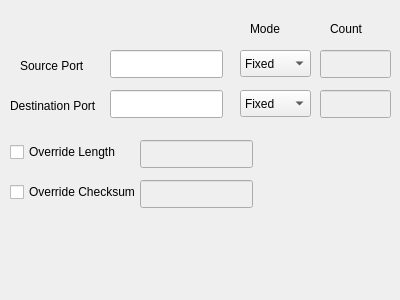
<ui version="4.0" >
 <class>udp</class>
 <widget class="QWidget" name="udp" >
  <property name="geometry" >
   <rect>
    <x>0</x>
    <y>0</y>
    <width>400</width>
    <height>300</height>
   </rect>
  </property>
  <property name="windowTitle" >
   <string>Form</string>
  </property>
  <widget class="QComboBox" name="cmbSrcPortMode" >
   <property name="geometry" >
    <rect>
     <x>240</x>
     <y>50</y>
     <width>71</width>
     <height>27</height>
    </rect>
   </property>
   <item>
    <property name="text" >
     <string>Fixed</string>
    </property>
   </item>
   <item>
    <property name="text" >
     <string>Increment</string>
    </property>
   </item>
   <item>
    <property name="text" >
     <string>Decrement</string>
    </property>
   </item>
   <item>
    <property name="text" >
     <string>Radom</string>
    </property>
   </item>
  </widget>
  <widget class="QLabel" name="label" >
   <property name="geometry" >
    <rect>
     <x>20</x>
     <y>50</y>
     <width>121</width>
     <height>31</height>
    </rect>
   </property>
   <property name="text" >
    <string>Source Port</string>
   </property>
  </widget>
  <widget class="QLabel" name="label_2" >
   <property name="geometry" >
    <rect>
     <x>10</x>
     <y>90</y>
     <width>121</width>
     <height>31</height>
    </rect>
   </property>
   <property name="text" >
    <string>Destination Port</string>
   </property>
  </widget>
  <widget class="QLineEdit" name="leUdpSrcPort" >
   <property name="geometry" >
    <rect>
     <x>110</x>
     <y>50</y>
     <width>113</width>
     <height>28</height>
    </rect>
   </property>
  </widget>
  <widget class="QLineEdit" name="leUdpDstPort" >
   <property name="geometry" >
    <rect>
     <x>110</x>
     <y>90</y>
     <width>113</width>
     <height>28</height>
    </rect>
   </property>
  </widget>
  <widget class="QComboBox" name="cmbDstPortMode" >
   <property name="geometry" >
    <rect>
     <x>240</x>
     <y>90</y>
     <width>71</width>
     <height>27</height>
    </rect>
   </property>
   <item>
    <property name="text" >
     <string>Fixed</string>
    </property>
   </item>
   <item>
    <property name="text" >
     <string>Increment</string>
    </property>
   </item>
   <item>
    <property name="text" >
     <string>Decrement</string>
    </property>
   </item>
   <item>
    <property name="text" >
     <string>Radom</string>
    </property>
   </item>
  </widget>
  <widget class="QCheckBox" name="cbUdpLengthOverride" >
   <property name="geometry" >
    <rect>
     <x>10</x>
     <y>140</y>
     <width>111</width>
     <height>24</height>
    </rect>
   </property>
   <property name="text" >
    <string>Override Length</string>
   </property>
  </widget>
  <widget class="QLineEdit" name="leUdpLength" >
   <property name="enabled" >
    <bool>false</bool>
   </property>
   <property name="geometry" >
    <rect>
     <x>140</x>
     <y>140</y>
     <width>113</width>
     <height>28</height>
    </rect>
   </property>
  </widget>
  <widget class="QCheckBox" name="cbUdpCksumOverride" >
   <property name="geometry" >
    <rect>
     <x>10</x>
     <y>180</y>
     <width>131</width>
     <height>24</height>
    </rect>
   </property>
   <property name="text" >
    <string>Override Checksum</string>
   </property>
  </widget>
  <widget class="QLineEdit" name="leUdpCksum" >
   <property name="enabled" >
    <bool>false</bool>
   </property>
   <property name="geometry" >
    <rect>
     <x>140</x>
     <y>180</y>
     <width>113</width>
     <height>28</height>
    </rect>
   </property>
  </widget>
  <widget class="QLabel" name="label_3" >
   <property name="geometry" >
    <rect>
     <x>250</x>
     <y>20</y>
     <width>54</width>
     <height>18</height>
    </rect>
   </property>
   <property name="text" >
    <string>Mode</string>
   </property>
  </widget>
  <widget class="QLabel" name="label_4" >
   <property name="geometry" >
    <rect>
     <x>330</x>
     <y>20</y>
     <width>54</width>
     <height>18</height>
    </rect>
   </property>
   <property name="text" >
    <string>Count</string>
   </property>
  </widget>
  <widget class="QLineEdit" name="leSrcPortCount" >
   <property name="enabled" >
    <bool>false</bool>
   </property>
   <property name="geometry" >
    <rect>
     <x>320</x>
     <y>50</y>
     <width>71</width>
     <height>28</height>
    </rect>
   </property>
  </widget>
  <widget class="QLineEdit" name="leDstPortCount" >
   <property name="enabled" >
    <bool>false</bool>
   </property>
   <property name="geometry" >
    <rect>
     <x>320</x>
     <y>90</y>
     <width>71</width>
     <height>28</height>
    </rect>
   </property>
  </widget>
 </widget>
 <resources/>
 <connections>
  <connection>
   <sender>cbUdpLengthOverride</sender>
   <signal>toggled(bool)</signal>
   <receiver>leUdpLength</receiver>
   <slot>setEnabled(bool)</slot>
   <hints>
    <hint type="sourcelabel" >
     <x>65</x>
     <y>151</y>
    </hint>
    <hint type="destinationlabel" >
     <x>196</x>
     <y>153</y>
    </hint>
   </hints>
  </connection>
  <connection>
   <sender>cbUdpCksumOverride</sender>
   <signal>toggled(bool)</signal>
   <receiver>leUdpCksum</receiver>
   <slot>setEnabled(bool)</slot>
   <hints>
    <hint type="sourcelabel" >
     <x>75</x>
     <y>191</y>
    </hint>
    <hint type="destinationlabel" >
     <x>196</x>
     <y>193</y>
    </hint>
   </hints>
  </connection>
 </connections>
</ui>
